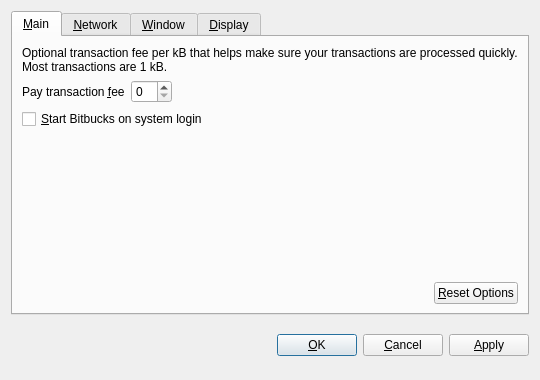
<?xml version="1.0" encoding="UTF-8"?>
<ui version="4.0">
 <class>OptionsDialog</class>
 <widget class="QDialog" name="OptionsDialog">
  <property name="geometry">
   <rect>
    <x>0</x>
    <y>0</y>
    <width>540</width>
    <height>380</height>
   </rect>
  </property>
  <property name="windowTitle">
   <string>Options</string>
  </property>
  <property name="modal">
   <bool>true</bool>
  </property>
  <layout class="QVBoxLayout" name="verticalLayout">
   <item>
    <widget class="QTabWidget" name="tabWidget">
     <property name="tabPosition">
      <enum>QTabWidget::North</enum>
     </property>
     <property name="currentIndex">
      <number>0</number>
     </property>
     <widget class="QWidget" name="tabMain">
      <attribute name="title">
       <string>&amp;Main</string>
      </attribute>
      <layout class="QVBoxLayout" name="verticalLayout_Main">
       <item>
        <widget class="QLabel" name="transactionFeeInfoLabel">
         <property name="text">
          <string>Optional transaction fee per kB that helps make sure your transactions are processed quickly. Most transactions are 1 kB.</string>
         </property>
         <property name="textFormat">
          <enum>Qt::PlainText</enum>
         </property>
         <property name="wordWrap">
          <bool>true</bool>
         </property>
        </widget>
       </item>
       <item>
        <layout class="QHBoxLayout" name="horizontalLayout_1_Main">
         <item>
          <widget class="QLabel" name="transactionFeeLabel">
           <property name="text">
            <string>Pay transaction &amp;fee</string>
           </property>
           <property name="textFormat">
            <enum>Qt::PlainText</enum>
           </property>
           <property name="buddy">
            <cstring>transactionFee</cstring>
           </property>
          </widget>
         </item>
         <item>
          <widget class="BitcoinAmountField" name="transactionFee"/>
         </item>
         <item>
          <spacer name="horizontalSpacer_1_Main">
           <property name="orientation">
            <enum>Qt::Horizontal</enum>
           </property>
           <property name="sizeHint" stdset="0">
            <size>
             <width>40</width>
             <height>20</height>
            </size>
           </property>
          </spacer>
         </item>
        </layout>
       </item>
       <item>
        <widget class="QCheckBox" name="bitcoinAtStartup">
         <property name="toolTip">
          <string>Automatically start Bitbucks after logging in to the system.</string>
         </property>
         <property name="text">
          <string>&amp;Start Bitbucks on system login</string>
         </property>
        </widget>
       </item>
       <item>
        <spacer name="verticalSpacer_Main">
         <property name="orientation">
          <enum>Qt::Vertical</enum>
         </property>
         <property name="sizeHint" stdset="0">
          <size>
           <width>20</width>
           <height>40</height>
          </size>
         </property>
        </spacer>
       </item>
       <item>
        <layout class="QHBoxLayout" name="horizontalLayout_2_Main">
         <item>
          <spacer name="horizontalSpacer_2_Main">
           <property name="orientation">
            <enum>Qt::Horizontal</enum>
           </property>
           <property name="sizeHint" stdset="0">
            <size>
             <width>40</width>
             <height>20</height>
            </size>
           </property>
          </spacer>
         </item>
         <item>
          <widget class="QPushButton" name="resetButton">
           <property name="toolTip">
            <string>Reset all client options to default.</string>
           </property>
           <property name="text">
            <string>&amp;Reset Options</string>
           </property>
           <property name="autoDefault">
            <bool>false</bool>
           </property>
          </widget>
         </item>
        </layout>
       </item>
      </layout>
     </widget>
     <widget class="QWidget" name="tabNetwork">
      <attribute name="title">
       <string>&amp;Network</string>
      </attribute>
      <layout class="QVBoxLayout" name="verticalLayout_Network">
       <item>
        <widget class="QCheckBox" name="mapPortUpnp">
         <property name="toolTip">
          <string>Automatically open the Bitbucks client port on the router. This only works when your router supports UPnP and it is enabled.</string>
         </property>
         <property name="text">
          <string>Map port using &amp;UPnP</string>
         </property>
        </widget>
       </item>
       <item>
        <widget class="QCheckBox" name="connectSocks">
         <property name="toolTip">
          <string>Connect to the Bitbucks network through a SOCKS proxy (e.g. when connecting through Tor).</string>
         </property>
         <property name="text">
          <string>&amp;Connect through SOCKS proxy:</string>
         </property>
        </widget>
       </item>
       <item>
        <layout class="QHBoxLayout" name="horizontalLayout_Network">
         <item>
          <widget class="QLabel" name="proxyIpLabel">
           <property name="text">
            <string>Proxy &amp;IP:</string>
           </property>
           <property name="textFormat">
            <enum>Qt::PlainText</enum>
           </property>
           <property name="buddy">
            <cstring>proxyIp</cstring>
           </property>
          </widget>
         </item>
         <item>
          <widget class="QValidatedLineEdit" name="proxyIp">
           <property name="maximumSize">
            <size>
             <width>140</width>
             <height>16777215</height>
            </size>
           </property>
           <property name="toolTip">
            <string>IP address of the proxy (e.g. 127.0.0.1)</string>
           </property>
          </widget>
         </item>
         <item>
          <widget class="QLabel" name="proxyPortLabel">
           <property name="text">
            <string>&amp;Port:</string>
           </property>
           <property name="textFormat">
            <enum>Qt::PlainText</enum>
           </property>
           <property name="buddy">
            <cstring>proxyPort</cstring>
           </property>
          </widget>
         </item>
         <item>
          <widget class="QLineEdit" name="proxyPort">
           <property name="maximumSize">
            <size>
             <width>55</width>
             <height>16777215</height>
            </size>
           </property>
           <property name="toolTip">
            <string>Port of the proxy (e.g. 9050)</string>
           </property>
          </widget>
         </item>
         <item>
          <widget class="QLabel" name="socksVersionLabel">
           <property name="text">
            <string>SOCKS &amp;Version:</string>
           </property>
           <property name="textFormat">
            <enum>Qt::PlainText</enum>
           </property>
           <property name="buddy">
            <cstring>socksVersion</cstring>
           </property>
          </widget>
         </item>
         <item>
          <widget class="QValueComboBox" name="socksVersion">
           <property name="toolTip">
            <string>SOCKS version of the proxy (e.g. 5)</string>
           </property>
          </widget>
         </item>
         <item>
          <spacer name="horizontalSpacer_Network">
           <property name="orientation">
            <enum>Qt::Horizontal</enum>
           </property>
           <property name="sizeHint" stdset="0">
            <size>
             <width>40</width>
             <height>20</height>
            </size>
           </property>
          </spacer>
         </item>
        </layout>
       </item>
       <item>
        <spacer name="verticalSpacer_Network">
         <property name="orientation">
          <enum>Qt::Vertical</enum>
         </property>
         <property name="sizeHint" stdset="0">
          <size>
           <width>20</width>
           <height>40</height>
          </size>
         </property>
        </spacer>
       </item>
      </layout>
     </widget>
     <widget class="QWidget" name="tabWindow">
      <attribute name="title">
       <string>&amp;Window</string>
      </attribute>
      <layout class="QVBoxLayout" name="verticalLayout_Window">
       <item>
        <widget class="QCheckBox" name="minimizeToTray">
         <property name="toolTip">
          <string>Show only a tray icon after minimizing the window.</string>
         </property>
         <property name="text">
          <string>&amp;Minimize to the tray instead of the taskbar</string>
         </property>
        </widget>
       </item>
       <item>
        <widget class="QCheckBox" name="minimizeOnClose">
         <property name="toolTip">
          <string>Minimize instead of exit the application when the window is closed. When this option is enabled, the application will be closed only after selecting Quit in the menu.</string>
         </property>
         <property name="text">
          <string>M&amp;inimize on close</string>
         </property>
        </widget>
       </item>
       <item>
        <spacer name="verticalSpacer_Window">
         <property name="orientation">
          <enum>Qt::Vertical</enum>
         </property>
         <property name="sizeHint" stdset="0">
          <size>
           <width>20</width>
           <height>40</height>
          </size>
         </property>
        </spacer>
       </item>
      </layout>
     </widget>
     <widget class="QWidget" name="tabDisplay">
      <attribute name="title">
       <string>&amp;Display</string>
      </attribute>
      <layout class="QVBoxLayout" name="verticalLayout_Display">
       <item>
        <layout class="QHBoxLayout" name="horizontalLayout_1_Display">
         <item>
          <widget class="QLabel" name="langLabel">
           <property name="text">
            <string>User Interface &amp;language:</string>
           </property>
           <property name="textFormat">
            <enum>Qt::PlainText</enum>
           </property>
           <property name="buddy">
            <cstring>lang</cstring>
           </property>
          </widget>
         </item>
         <item>
          <widget class="QValueComboBox" name="lang">
           <property name="toolTip">
            <string>The user interface language can be set here. This setting will take effect after restarting Bitbucks.</string>
           </property>
          </widget>
         </item>
        </layout>
       </item>
       <item>
        <layout class="QHBoxLayout" name="horizontalLayout_2_Display">
         <item>
          <widget class="QLabel" name="unitLabel">
           <property name="text">
            <string>&amp;Unit to show amounts in:</string>
           </property>
           <property name="textFormat">
            <enum>Qt::PlainText</enum>
           </property>
           <property name="buddy">
            <cstring>unit</cstring>
           </property>
          </widget>
         </item>
         <item>
          <widget class="QValueComboBox" name="unit">
           <property name="toolTip">
            <string>Choose the default subdivision unit to show in the interface and when sending coins.</string>
           </property>
          </widget>
         </item>
        </layout>
       </item>
       <item>
        <widget class="QCheckBox" name="displayAddresses">
         <property name="toolTip">
          <string>Whether to show Bitbucks addresses in the transaction list or not.</string>
         </property>
         <property name="text">
          <string>&amp;Display addresses in transaction list</string>
         </property>
        </widget>
       </item>
       <item>
        <spacer name="verticalSpacer_Display">
         <property name="orientation">
          <enum>Qt::Vertical</enum>
         </property>
         <property name="sizeHint" stdset="0">
          <size>
           <width>20</width>
           <height>40</height>
          </size>
         </property>
        </spacer>
       </item>
      </layout>
     </widget>
    </widget>
   </item>
   <item>
    <layout class="QHBoxLayout" name="horizontalLayout_Buttons">
     <item>
      <spacer name="horizontalSpacer_1">
       <property name="orientation">
        <enum>Qt::Horizontal</enum>
       </property>
       <property name="sizeHint" stdset="0">
        <size>
         <width>40</width>
         <height>48</height>
        </size>
       </property>
      </spacer>
     </item>
     <item>
      <widget class="QLabel" name="statusLabel">
       <property name="font">
        <font>
         <weight>75</weight>
         <bold>true</bold>
        </font>
       </property>
       <property name="text">
        <string/>
       </property>
       <property name="textFormat">
        <enum>Qt::PlainText</enum>
       </property>
       <property name="wordWrap">
        <bool>true</bool>
       </property>
      </widget>
     </item>
     <item>
      <spacer name="horizontalSpacer_2">
       <property name="orientation">
        <enum>Qt::Horizontal</enum>
       </property>
       <property name="sizeHint" stdset="0">
        <size>
         <width>40</width>
         <height>48</height>
        </size>
       </property>
      </spacer>
     </item>
     <item>
      <widget class="QPushButton" name="okButton">
       <property name="text">
        <string>&amp;OK</string>
       </property>
      </widget>
     </item>
     <item>
      <widget class="QPushButton" name="cancelButton">
       <property name="text">
        <string>&amp;Cancel</string>
       </property>
       <property name="autoDefault">
        <bool>false</bool>
       </property>
      </widget>
     </item>
     <item>
      <widget class="QPushButton" name="applyButton">
       <property name="text">
        <string>&amp;Apply</string>
       </property>
       <property name="autoDefault">
        <bool>false</bool>
       </property>
      </widget>
     </item>
    </layout>
   </item>
  </layout>
 </widget>
 <customwidgets>
  <customwidget>
   <class>BitcoinAmountField</class>
   <extends>QSpinBox</extends>
   <header>bitcoinamountfield.h</header>
  </customwidget>
  <customwidget>
   <class>QValueComboBox</class>
   <extends>QComboBox</extends>
   <header>qvaluecombobox.h</header>
  </customwidget>
  <customwidget>
   <class>QValidatedLineEdit</class>
   <extends>QLineEdit</extends>
   <header>qvalidatedlineedit.h</header>
  </customwidget>
 </customwidgets>
 <resources/>
 <connections/>
</ui>
